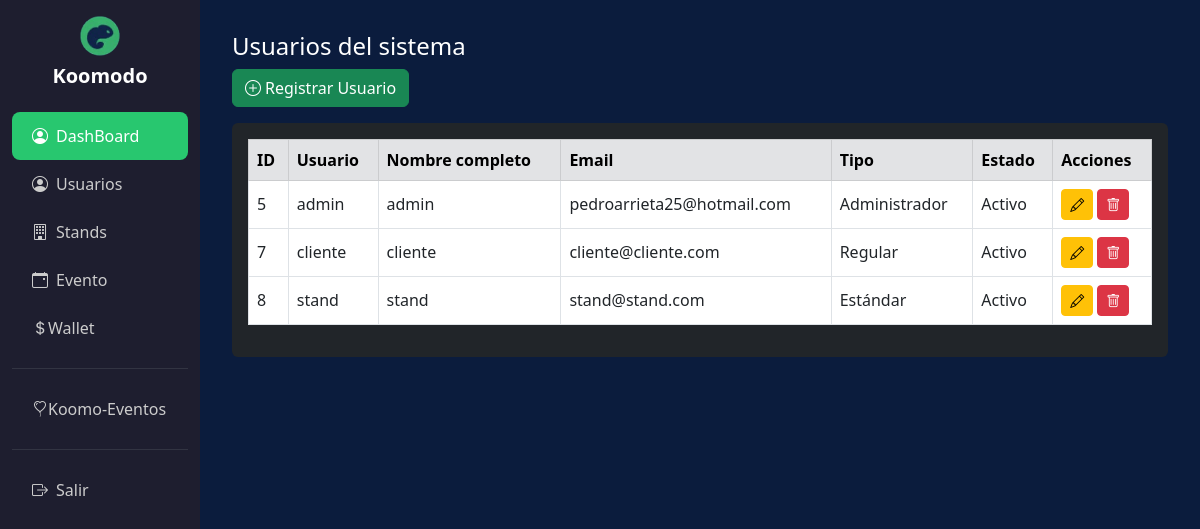
The page /usuarios (signed in) on the database its author committed.
### tables this page shows
CREATE TABLE `usuarios` (
  `id` int(11) NOT NULL,
  `usuario` varchar(100) NOT NULL,
  `nombre_completo` varchar(150) NOT NULL,
  `email` varchar(250) NOT NULL,
  `tipo_usuario` varchar(1) NOT NULL,
  `fecha_log` datetime NOT NULL DEFAULT current_timestamp(),
  `stat` int(1) NOT NULL,
  `password` varchar(250) NOT NULL,
  `imagen` varchar(250) NOT NULL
);

### app/models/Usuario.php (called while the page is built, shortened)
<?php
class Usuario {
    private $conn;
    public function __construct($db) {
        $this->conn = $db;
    }
    public function todos_usuarios(){
        $query = "SELECT * FROM usuarios";
        $stmt = $this->conn->prepare($query);
        $stmt->execute();
        return $stmt->fetchAll(PDO::FETCH_ASSOC);
    }
}

### app/views/usuarios.php (the view, shortened to what this page needs)
<?php
require_once __DIR__ . '/../controllers/UsuarioController.php';
$conn = $db->connect(); ?>
<!DOCTYPE html>
<html lang="es">
<head>
  <link href="https://cdn.jsdelivr.net/npm/bootstrap@5.3.0/dist/css/bootstrap.min.css" rel="stylesheet" />
  <link href="https://cdnjs.cloudflare.com/ajax/libs/bootstrap-icons/1.8.1/font/bootstrap-icons.min.css" rel="stylesheet" />
</head>
<body style="background-color: #0B1C3D; color: white;">
    <div class="container-fluid">
        <div class="row">
            <?php include('menu.php'); ?>
            <div class="col-md-9 col-lg-10 content">
                <h4>Usuarios del sistema</h4>
                <button class="btn btn-success mb-3" data-bs-toggle="modal" data-bs-target="#modalRegistrar">
                    <i class="bi bi-plus-circle me-1"></i>Registrar Usuario
                </button>
                  <div class="table-responsive bg-dark p-3 rounded">
                    <table class="table table-bordered table-hover text-white align-middle">
                    <thead class="table-secondary text-dark">
                        <tr>
                        <th>ID</th>
                        <th>Usuario</th>
                        <th>Nombre completo</th>
                        <th>Email</th>
                        <th>Tipo</th>
                        <th>Estado</th>
                        <th>Acciones</th>
                        </tr>
                    </thead>
                    <tbody>
                        <?php foreach ($usuarios as $u): ?>
                        <tr>
                        <td><?= $u['id'] ?></td>
                        <td><?= htmlspecialchars($u['usuario']) ?></td>
                        <td><?= htmlspecialchars($u['nombre_completo']) ?></td>
                        <td><?= htmlspecialchars($u['email']) ?></td>
                        <td>
                            <?php
                            switch ($u['tipo_usuario']) {
                                case 1: echo 'Administrador'; break;
                                case 2: echo 'Estándar'; break;
                                case 3: echo 'Regular'; break;
                            }
                            ?>
                        </td>
                        <td><?= $u['stat'] == 1 ? 'Activo' : 'Inactivo' ?></td>
                        <td>
                            <button class="btn btn-warning btn-sm" data-bs-toggle="modal" data-bs-target="#modalEditar<?= $u['id'] ?>">
                                <i class="bi bi-pencil"></i>
                            </button>
                            <button class="btn btn-danger btn-sm" data-bs-toggle="modal" data-bs-target="#modalEliminar<?= $u['id'] ?>">
                                <i class="bi bi-trash"></i>
                            </button>
                        </td>
                        </tr>
                        <?php endforeach; ?>
                    </tbody>
                    </table>
                </div>
            </div>
        </div>
    </div>
</body>
</html>

### app/views/usuarios.php (style rules this page uses)
body { background-color: #0B1C3D; color: white; }
.content { padding: 2rem; }

### rows shown on the page
usuarios: id "5", usuario "admin", nombre_completo "admin", email "pedroarrieta25@hotmail.com", tipo_usuario "Administrador", stat "Activo"
usuarios: id "7", usuario "cliente", nombre_completo "cliente", email "cliente@cliente.com", tipo_usuario "Regular", stat "Activo"
usuarios: id "8", usuario "stand", nombre_completo "stand", email "stand@stand.com", tipo_usuario "Estándar", stat "Activo"
